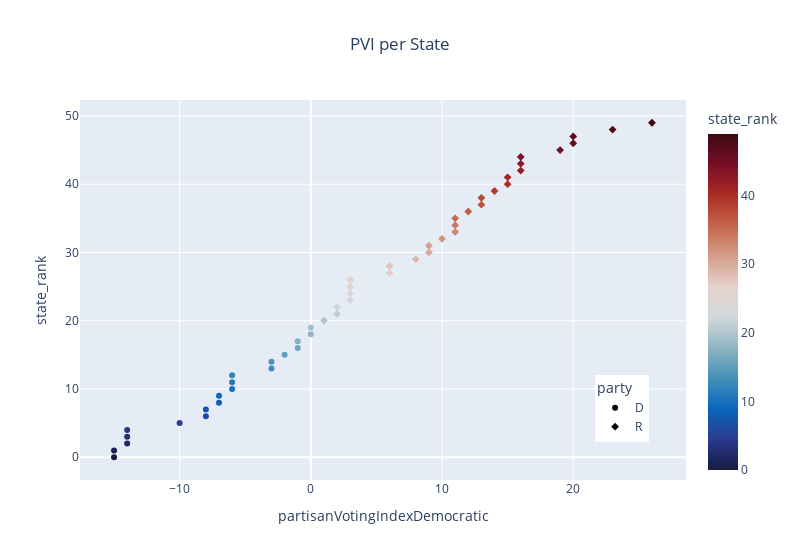

Notebook cell for this chart:
### Code cell
#check plot 
fig = px.scatter(df, 
                    x="partisanVotingIndexDemocratic", 
                    y="state_rank", 
                    hover_name ="state_name", 
                    color = "state_rank", 
                    color_continuous_scale=px.colors.diverging.balance,
                    title = "PVI per State",
                    symbol ="party",
                    width=800)
fig.update_layout(legend_x = 0.85, legend_y = 0.1, title_x=0.5)
fig.show()

### Figure 1 — Plotly figure (JSON) as saved in the notebook; plotly's stock layout.template omitted (floating-point values rounded to 4 significant figures)
{"data": [{"hovertemplate": "<b>%{hovertext}</b><br><br>party=D<br>partisanVotingIndexDemocratic=%{x}<br>state_rank=%{marker.color}<extra></extra>", "hovertext": ["Vermont", "Hawaii", "Massachusetts", "Maryland", "California", "New York", "Washington", "Rhode Island", "Illinois", "Connecticut", "Oregon", "New Jersey", "Delaware", "New Mexico", "Colorado", "Virginia", "Minnesota", "Maine", "New Hampshire", "Nevada"], "legendgroup": "D", "marker": {"color": [0, 1, 2, 3, 4, 5, 6, 7, 8, 9, 10, 11, 12, 13, 14, 15, 16, 17, 18, 19], "coloraxis": "coloraxis", "symbol": "circle"}, "mode": "markers", "name": "D", "orientation": "v", "showlegend": true, "type": "scatter", "x": [-15, -15, -14, -14, -14, -10, -8, -8, -7, -7, -6, -6, -6, -3, -3, -2, -1, -1, 0, 0], "xaxis": "x", "y": [0, 1, 2, 3, 4, 5, 6, 7, 8, 9, 10, 11, 12, 13, 14, 15, 16, 17, 18, 19], "yaxis": "y"}, {"hovertemplate": "<b>%{hovertext}</b><br><br>party=R<br>partisanVotingIndexDemocratic=%{x}<br>state_rank=%{marker.color}<extra></extra>", "hovertext": ["Michigan", "Wisconsin", "Pennsylvania", "North Carolina", "Georgia", "Florida", "Arizona", "Ohio", "Iowa", "South Carolina", "Mississippi", "Alaska", "Missouri", "Montana", "Kansas", "Indiana", "Louisiana", "Utah", "Nebraska", "Tennessee", "Texas", "Alabama", "South Dakota", "Kentucky", "Arkansas", "Idaho", "Oklahoma", "North Dakota", "West Virginia", "Wyoming"], "legendgroup": "R", "marker": {"color": [20, 21, 22, 23, 24, 25, 26, 27, 28, 29, 30, 31, 32, 33, 34, 35, 36, 37, 38, 39, 40, 41, 42, 43, 44, 45, 46, 47, 48, 49], "coloraxis": "coloraxis", "symbol": "diamond"}, "mode": "markers", "name": "R", "orientation": "v", "showlegend": true, "type": "scatter", "x": [1, 2, 2, 3, 3, 3, 3, 6, 6, 8, 9, 9, 10, 11, 11, 11, 12, 13, 13, 14, 15, 15, 16, 16, 16, 19, 20, 20, 23, 26], "xaxis": "x", "y": [20, 21, 22, 23, 24, 25, 26, 27, 28, 29, 30, 31, 32, 33, 34, 35, 36, 37, 38, 39, 40, 41, 42, 43, 44, 45, 46, 47, 48, 49], "yaxis": "y"}], "layout": {"coloraxis": {"colorbar": {"title": {"text": "state_rank"}}, "colorscale": [[0, "rgb(23, 28, 66)"], [0.09091, "rgb(41, 58, 143)"], [0.1818, "rgb(11, 102, 189)"], [0.2727, "rgb(69, 144, 185)"], [0.3636, "rgb(142, 181, 194)"], [0.4545, "rgb(210, 216, 219)"], [0.5455, "rgb(230, 210, 204)"], [0.6364, "rgb(213, 157, 137)"], [0.7273, "rgb(196, 101, 72)"], [0.8182, "rgb(172, 43, 36)"], [0.9091, "rgb(120, 14, 40)"], [1, "rgb(60, 9, 17)"]]}, "legend": {"title": {"text": "party"}, "tracegroupgap": 0, "x": 0.85, "y": 0.1}, "title": {"text": "PVI per State", "x": 0.5}, "width": 800, "xaxis": {"anchor": "y", "domain": [0, 1], "title": {"text": "partisanVotingIndexDemocratic"}}, "yaxis": {"anchor": "x", "domain": [0, 1], "title": {"text": "state_rank"}}}}
